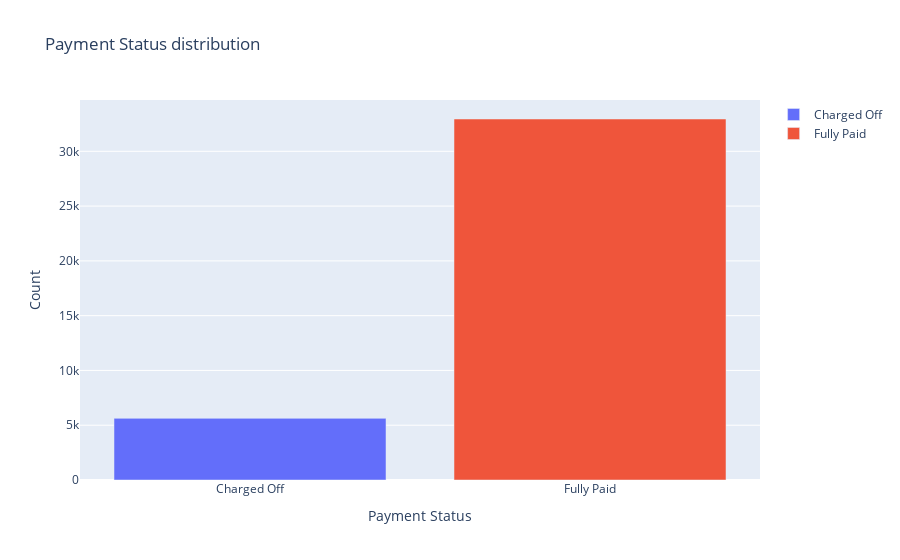

Notebook code cell kept with this figure:
### Code cell
df = pd.read_csv('loan.csv')
df_col_defs = pd.read_csv('LoanStats_Selections.csv')

#pick cols to analyze
cols_to_analyze = select_cols_to_analyze(df,df_col_defs)
log_info('cols_to_analyze ',cols_to_analyze)

df_data = df[cols_to_analyze]
#filter out the current status values. 
df_data = df_data[~(df_data['loan_status'] == 'Current')]

#plot the bar chart to know hows the Fully Paid vs Charged Off distribution 
render_segmented_univariate_analysis(df_data,'loan_status', ['Charged Off','Fully Paid'],'Payment Status')

print(df_data['purpose'].value_counts())

# df[pivot_col].unique()

#plot 

#when an applicant submits the application, below are the items checked 
#Whether the user has history with LC
#which age group user belongs to 
#what is the asked amount and what is the occupatio / income 
#

# print(df['acc_open_past_24mths'])
#suspected columns that can be used 
# acc_now_delinq, acc_open_past_24mths, all_util, annual_inc, application_type, avg_cur_bal, chargeoff_within_12_mths,
# collection_recovery_fee, delinq_2yrs, delinq_amnt, dti, 

#there can be joint and well individual accounts 
#application_type, annual_inc_joint, 
#avg_cur_bal => what will be the value for joint types, chargeoff_within_12_mths, dti_joint

#didnt understand these fields 
# bc_open_to_buy, bc_util, collections_12_mths_ex_med, earliest_cr_line, 

#check if any useful info is present in these fields 
#emp_length, emp_title 

# print("Columns ",df.columns)
# df.head()
# print(df.info())
# print(df.describe())

# columns = ["loan_amnt", "funded_amnt", "funded_amnt_inv", "term", "int_rate", "installment", "grade", "sub_grade", "emp_title", "emp_length", "home_ownership", "verification_status", "loan_status", "purpose", "addr_state", "dti","delinq_2yrs","inq_last_6mths",]
#

### Figure 1 — Plotly figure (JSON) as saved in the notebook; plotly's stock layout.template omitted (floating-point values rounded to 4 significant figures)
{"data": [{"name": "Charged Off", "type": "bar", "x": ["Charged Off"], "y": [5627]}, {"name": "Fully Paid", "type": "bar", "x": ["Fully Paid"], "y": [32950]}], "layout": {"title": {"text": "Payment Status distribution"}, "xaxis": {"title": {"text": "Payment Status"}}, "yaxis": {"title": {"text": "Count"}}}}
